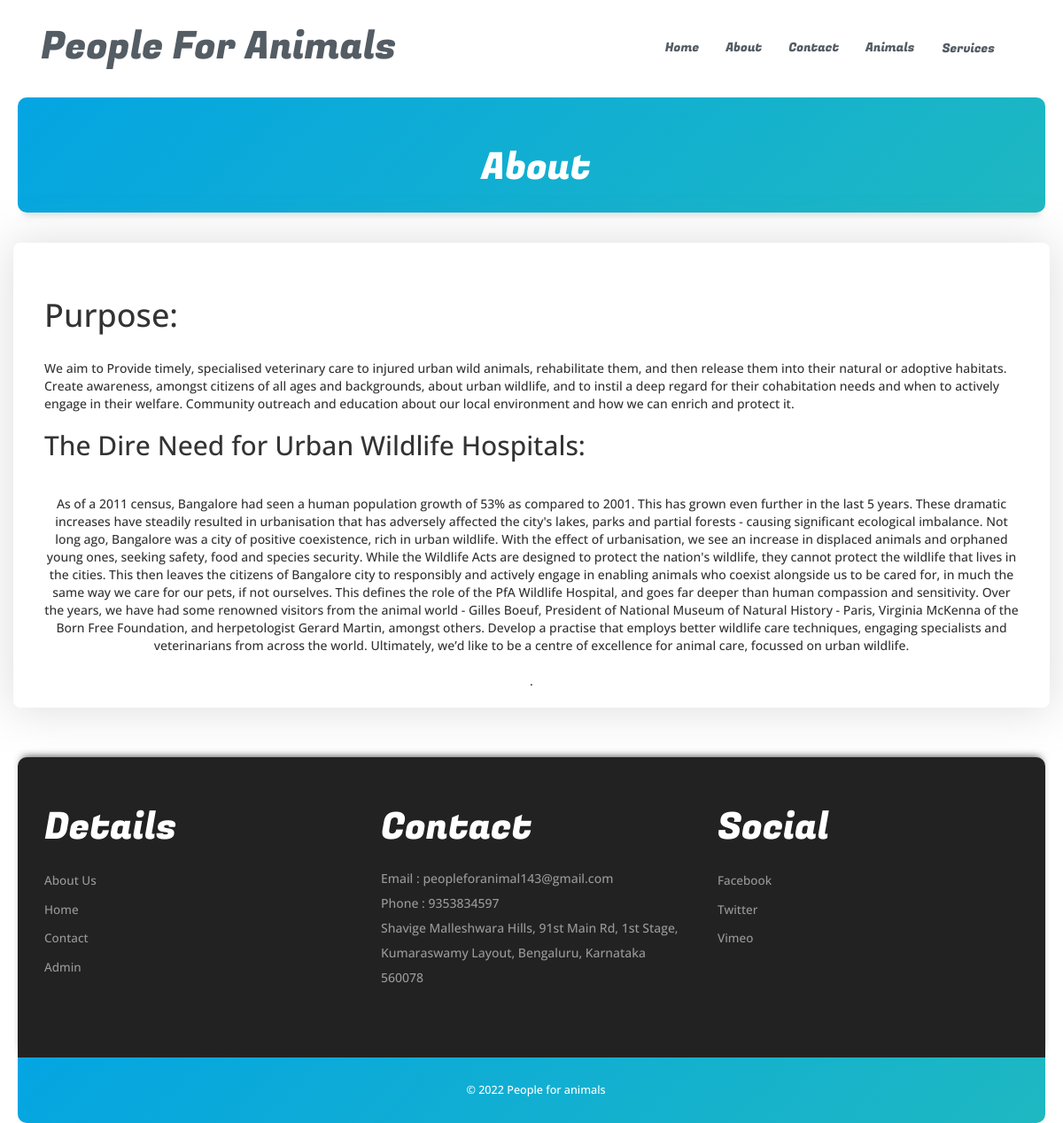
Page /about.php on the committed database.
### tables this page shows
CREATE TABLE `tblpage` (
  `ID` int(10) NOT NULL,
  `PageType` varchar(200) DEFAULT NULL,
  `PageTitle` varchar(200) DEFAULT NULL,
  `PageDescription` mediumtext DEFAULT NULL,
  `Email` varchar(200) DEFAULT NULL,
  `MobileNumber` bigint(10) DEFAULT NULL,
  `UpdationDate` timestamp NULL DEFAULT NULL ON UPDATE current_timestamp()
);

### about.php (the view, shortened to what this page needs)
<?php
include('includes/dbconnection.php');
?>
<!DOCTYPE HTML>
<html>
<head>
	<link href="css/bootstrap.css" rel="stylesheet" type="text/css" media="all">
	<link href="css/style.css" rel="stylesheet" type="text/css" media="all" />
</head>
<body>
	<?php include_once('includes/header.php'); ?>
	<div class="banner-header">
		<div class="container">
			<h2>about</h2>
		</div>
	</div>
	<div class="content" >
		<div class="advantages">
			<div class="container" style="
    box-shadow: 0 1px 50px 3px  rgb(148, 148, 148,0.3); border-radius:8px; padding:20px; margin-top:20px;">
				<?php
				$query = mysqli_query($con, "select * from  tblpage where PageType='aboutus'");
				while ($row = mysqli_fetch_array($query)) {
				?>
					<div class="advantages-grids">
						<div class="col-md-12 advantage-grid">
							<div class="advantage">
								<h1 class="mbr-section-title display-3 heading-title text-xs-center" style="margin-bottom: 10px;text-align: left;">Purpose:</h1><br>
								<p style="text-align:left;"><?php echo $row['PageDescription']; ?>.</p>
							</div>
						</div>
						<div class="clearfix"></div>
					</div>
			</div><?php } ?>
		</div>
		<?php include_once('includes/special.php'); ?>
	</div>
	<?php include_once('includes/footer.php'); ?>
</body>
</html>

### includes/special.php
<div class="specials-section">
					<div class="container">
						<div class="specials-grids">
							<div class="col-md-4 specials1">
								<h3> details</h3>
								<ul>
									<li><a href="about.php">About Us</a></li>
									<li><a href="index.php">Home</a></li>
									<li><a href="contact.php">Contact</a></li>
									<li><a href="admin/index.php">Admin</a></li>
								</ul>
							</div>
							<div class="col-md-4 specials1">
								<h3>contact</h3>
								<?php
 $query=mysqli_query($con,"select * from  tblpage where PageType='contactus'");
 while ($row=mysqli_fetch_array($query)) {
 ?>
								<address>
									<p>Email : <?php  echo $row['Email'];?></p>
								 <p>Phone : <?php  echo $row['MobileNumber'];?></p>
								 <p><?php  echo $row['PageDescription'];?></p>
								</address><?php } ?>
							</div>
							<div class="col-md-4 specials1">
								<h3>social</h3>
								<ul>
									<li><a href="https://www.facebook.com/">facebook</a></li>
									<li><a href="https://www.twitter.com/">twitter</a></li>
									<li><a href="https://vimeo.com/">vimeo</a></li>
								</ul>
							</div>
							<div class="clearfix"></div>
						</div>
					</div>
				</div>

### css/style.css (style rules this page uses)
body a { transition:0.5s all; -webkit-transition:0.5s all; -moz-transition:0.5s all; -o-transition:0.5s all; -ms-transition:0.5s all; }
h1,h2,h3,h4,h5,h6 { padding:0 0; margin:0 0; }
p { padding:0 0; margin:0 0; }
ul { padding:0 0; margin:0 0; }
body { padding:0 0; margin:0 0; font-family: 'OpenSans-Regular'; }
.specials-section { padding: 4em 0; background: #222; margin: 0px 20px; border-radius: 10px 10px 0 0; box-shadow: 0 -5px 10px -5px #333; }
.specials-section h3 { font-size: 3em; text-transform: capitalize; font-family: 'FugazOne-Regular'; color: #fff; margin-bottom: 0.5em; }
.specials1 p { font-size: 1em; line-height: 2em; color: #999; }
.specials1 ul li { list-style-type: none; padding: 0.3em 0; }
.specials1 ul li a { font-size: 0.965em; text-decoration: none; line-height: 1.8em; color: #999; list-style: none; text-transform: capitalize; }
.banner-header { background:linear-gradient(-45deg, rgba(2,0,36,1) 0%, rgba(108,241,97,1) 0%, rgba(4,165,226,1) 100%); box-shadow: 0 10px 6px -6px rgba(199, 199, 199, 0.5); background-size: 400% 400%; min-height: 140px; text-align:center; padding: 4em 0 0; margin: 0px 20px; border-radius: 10px; animation: gradient 15s ease infinite; }
.banner-header h2 { font-size: 3em; text-transform: capitalize; font-family: 'FugazOne-Regular'; color: #fff; }
.advantages { text-align: center; padding: 1em 0 4em; }
.advantages-grids { margin-top: 3em; }
@media (max-width:1440px) { .banner-header { min-height: 130px; } }

### rows in the picture
tblpage: PageDescription "We aim to Provide timely, specialised veterinary care to injured urban wild animals, rehabilitate them, and then release them into their natural or adoptive habitats. Create awareness, amongst citizens of all ages and backgrounds, about urban wildlife, and to instil a deep regard for their cohabitation needs and when to actively engage in their welfare. Community outreach and education about our local environment and how we can enrich and protect it. The Dire Need for Urban Wildlife Hospitals: As of a 2011 census, Bangalore had seen a human population growth of 53% as compared to 2001. This has grown even further in the last 5 years. These dramatic increases have steadily resulted in…"
tblpage: Email "peopleforanimal143@gmail.com", MobileNumber "9353834597", PageDescription "Shavige Malleshwara Hills, 91st Main Rd, 1st Stage, Kumaraswamy Layout, Bengaluru, Karnataka 560078"
